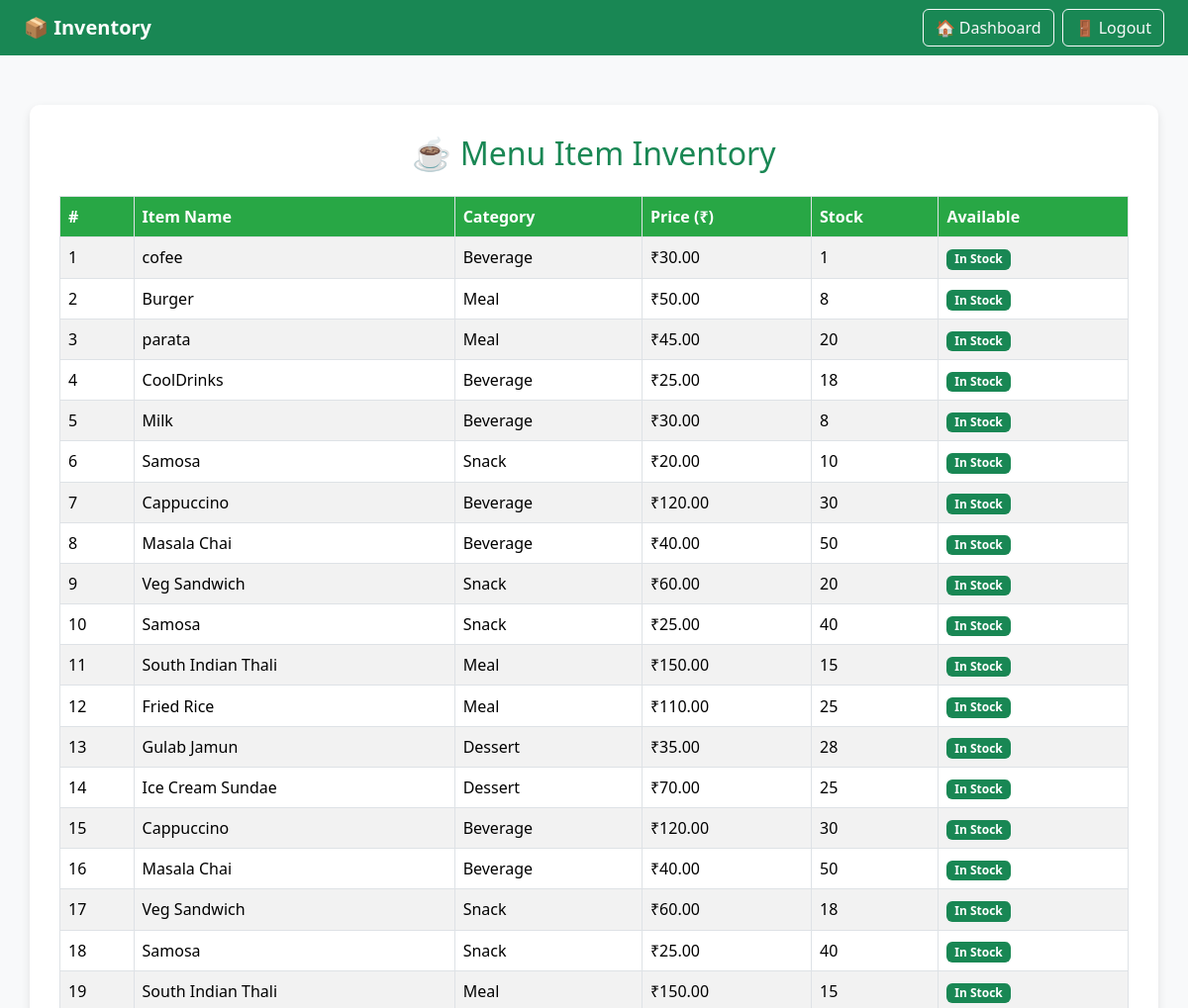
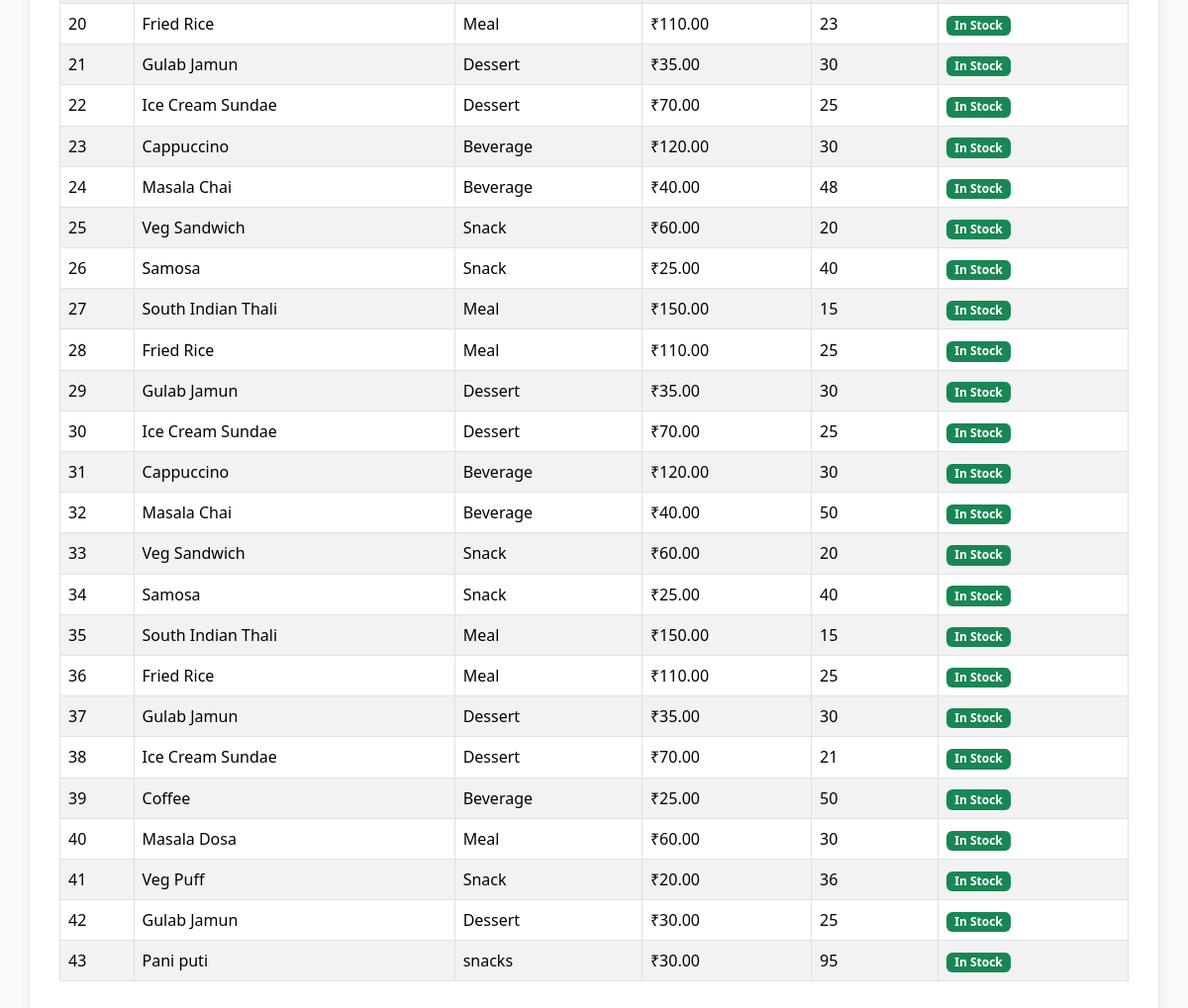
Screenshot of /inventory/ (signed in) with the database file from the repository (2 pictures, top to bottom).
### cafe_app/models.py (models this page shows, shortened)
class MenuItem(models.Model):
    CATEGORY_CHOICES = [
        ('beverage', 'Beverage'),
        ('snack', 'Snack'),
        ('meal', 'Meal'),
        ('dessert', 'Dessert'),
    ]
    name = models.CharField(max_length=100)
    category = models.CharField(max_length=50, choices=CATEGORY_CHOICES)
    description = models.TextField(null=True, blank=True)
    price = models.DecimalField(max_digits=6, decimal_places=2)
    available = models.BooleanField(default=True)
    stock = models.PositiveIntegerField()

### cafe_app/views.py (the view, shortened to what this page needs)
# urls.py: path('inventory/', views.inventory_view, name='inventory'),
@login_required
def inventory_view(request):
    items = MenuItem.objects.all()
    return render(request, 'cafe_app/inventory.html', {'items': items})

### cafe_app/templates/cafe_app/inventory.html (shortened to what this page needs)
<!DOCTYPE html>
<html lang="en">
<head>
    <link href="https://cdn.jsdelivr.net/npm/bootstrap@5.3.2/dist/css/bootstrap.min.css" rel="stylesheet">
</head>
<body>
    <nav class="navbar navbar-expand-lg navbar-dark bg-success px-4">
        <a class="navbar-brand fw-bold" href="#">📦 Inventory</a>
        <div class="collapse navbar-collapse justify-content-end">
            <a href="{% url 'dashboard' %}" class="btn btn-outline-light me-2">🏠 Dashboard</a>
            <a href="{% url 'logout' %}" class="btn btn-outline-light">🚪 Logout</a>
        </div>
    </nav>
    <div class="container inventory-container">
        <h2 class="text-success text-center mb-4">☕ Menu Item Inventory</h2>
        <table class="table table-striped table-bordered">
            <thead>
                <tr>
                    <th>#</th>
                    <th>Item Name</th>
                    <th>Category</th>
                    <th>Price (₹)</th>
                    <th>Stock</th>
                    <th>Available</th>
                </tr>
            </thead>
            <tbody>
                {% for item in items %}
                <tr>
                    <td>{{ forloop.counter }}</td>
                    <td>{{ item.name }}</td>
                    <td>{{ item.get_category_display }}</td>
                    <td>₹{{ item.price }}</td>
                    <td>{{ item.stock }}</td>
                    <td>
                        {% if item.available %}
                            <span class="badge bg-success">In Stock</span>
                        {% else %}
                            <span class="badge bg-danger">Out of Stock</span>
                        {% endif %}
                    </td>
                </tr>
                {% empty %}
                <tr><td colspan="6" class="text-center">No items found in inventory.</td></tr>
                {% endfor %}
            </tbody>
        </table>
    </div>
</body>
</html>

### cafe_app/templates/cafe_app/inventory.html (style rules this page uses)
body { background: #f8f9fa; }
.inventory-container { background-color: #fff; margin-top: 50px; padding: 30px; border-radius: 10px; box-shadow: 0 4px 10px rgba(0,0,0,0.1); }
.table th { background-color: #28a745; color: white; }
.table td, .table th { vertical-align: middle; }

### rows the page displays
MenuItem: name "cofee", category "Beverage", price "30.00", stock "1", available "In Stock"
MenuItem: name "Burger", category "Meal", price "50.00", stock "8", available "In Stock"
MenuItem: name "parata", category "Meal", price "45.00", stock "20", available "In Stock"
MenuItem: name "CoolDrinks", category "Beverage", price "25.00", stock "18", available "In Stock"
MenuItem: name "Milk", category "Beverage", price "30.00", stock "8", available "In Stock"
MenuItem: name "Samosa", category "Snack", price "20.00", stock "10", available "In Stock"
MenuItem: name "Cappuccino", category "Beverage", price "120.00", stock "30", available "In Stock"
MenuItem: name "Masala Chai", category "Beverage", price "40.00", stock "50", available "In Stock"
MenuItem: name "Veg Sandwich", category "Snack", price "60.00", stock "20", available "In Stock"
MenuItem: name "Samosa", category "Snack", price "25.00", stock "40", available "In Stock"
MenuItem: name "South Indian Thali", category "Meal", price "150.00", stock "15", available "In Stock"
MenuItem: name "Fried Rice", category "Meal", price "110.00", stock "25", available "In Stock"
MenuItem: name "Gulab Jamun", category "Dessert", price "35.00", stock "28", available "In Stock"
MenuItem: name "Ice Cream Sundae", category "Dessert", price "70.00", stock "25", available "In Stock"
MenuItem: name "Cappuccino", category "Beverage", price "120.00", stock "30", available "In Stock"
MenuItem: name "Masala Chai", category "Beverage", price "40.00", stock "50", available "In Stock"
MenuItem: name "Veg Sandwich", category "Snack", price "60.00", stock "18", available "In Stock"
MenuItem: name "Samosa", category "Snack", price "25.00", stock "40", available "In Stock"
MenuItem: name "South Indian Thali", category "Meal", price "150.00", stock "15", available "In Stock"
MenuItem: name "Fried Rice", category "Meal", price "110.00", stock "23", available "In Stock"
MenuItem: name "Gulab Jamun", category "Dessert", price "35.00", stock "30", available "In Stock"
MenuItem: name "Ice Cream Sundae", category "Dessert", price "70.00", stock "25", available "In Stock"
MenuItem: name "Cappuccino", category "Beverage", price "120.00", stock "30", available "In Stock"
MenuItem: name "Masala Chai", category "Beverage", price "40.00", stock "48", available "In Stock"
MenuItem: name "Veg Sandwich", category "Snack", price "60.00", stock "20", available "In Stock"
MenuItem: name "Samosa", category "Snack", price "25.00", stock "40", available "In Stock"
MenuItem: name "South Indian Thali", category "Meal", price "150.00", stock "15", available "In Stock"
MenuItem: name "Fried Rice", category "Meal", price "110.00", stock "25", available "In Stock"
MenuItem: name "Gulab Jamun", category "Dessert", price "35.00", stock "30", available "In Stock"
MenuItem: name "Ice Cream Sundae", category "Dessert", price "70.00", stock "25", available "In Stock"
MenuItem: name "Cappuccino", category "Beverage", price "120.00", stock "30", available "In Stock"
MenuItem: name "Masala Chai", category "Beverage", price "40.00", stock "50", available "In Stock"
MenuItem: name "Veg Sandwich", category "Snack", price "60.00", stock "20", available "In Stock"
MenuItem: name "Samosa", category "Snack", price "25.00", stock "40", available "In Stock"
MenuItem: name "South Indian Thali", category "Meal", price "150.00", stock "15", available "In Stock"
MenuItem: name "Fried Rice", category "Meal", price "110.00", stock "25", available "In Stock"
MenuItem: name "Gulab Jamun", category "Dessert", price "35.00", stock "30", available "In Stock"
MenuItem: name "Ice Cream Sundae", category "Dessert", price "70.00", stock "21", available "In Stock"
MenuItem: name "Coffee", category "Beverage", price "25.00", stock "50", available "In Stock"
MenuItem: name "Masala Dosa", category "Meal", price "60.00", stock "30", available "In Stock"
MenuItem: name "Veg Puff", category "Snack", price "20.00", stock "36", available "In Stock"
MenuItem: name "Gulab Jamun", category "Dessert", price "30.00", stock "25", available "In Stock"
MenuItem: name "Pani puti", category "snacks", price "30.00", stock "95", available "In Stock"
